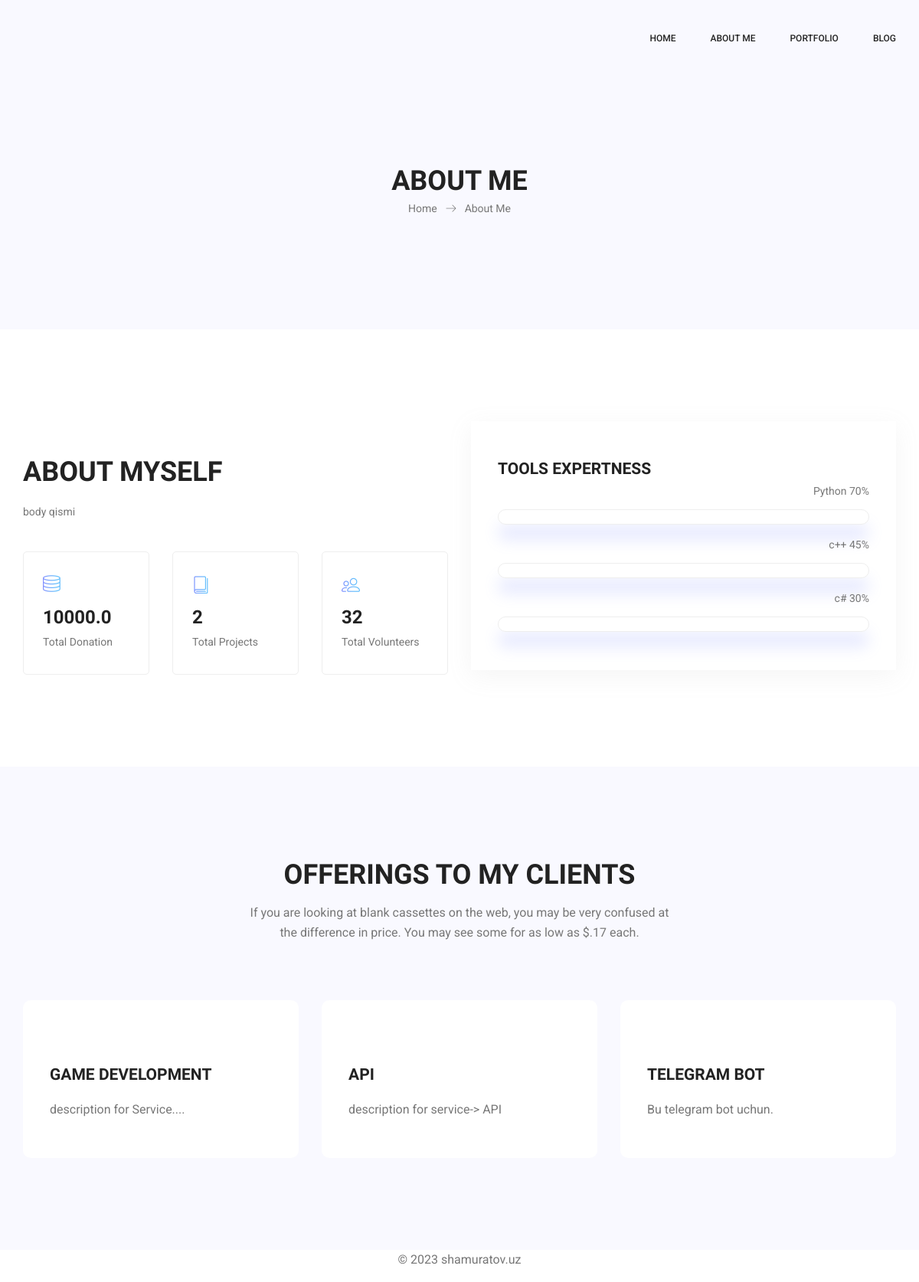
/about, run on the app's committed database.
### app/models.py (models this page shows, shortened)
class About(models.Model):
 body = models.TextField()
 amount = models.FloatField()
 project_count = models.IntegerField()
 customer_count = models.IntegerField()

class Skill(models.Model):
 name = models.CharField(max_length=50)
 percentage = models.IntegerField(default=0)
 order = models.IntegerField(default=0)

class Service(models.Model):
 name = models.CharField(max_length=50)
 icon = models.CharField(max_length=50)
 order = models.IntegerField()
 description = models.TextField()

### app/views.py (the view)
# urls.py: path('about', about_me),
def about_me(request):
    about = About.objects.last()
    offers = Service.objects.all()
    skills = Skill.objects.order_by('order')
    return render(request, 'about-us.html',
                   {
                     'about': about,
                     'skills':skills,
                     'offers': offers
                     })

### templates/about-us.html (shortened to what this page needs)
{% extends "base.html" %}
{% load static %}
{% load bootstrap5 %}
{% block content %}
        <section class="banner_area">
            <div class="banner_inner d-flex align-items-center">
				<div class="container">
					<div class="banner_content text-center">
						<h2>About Me</h2>
						<div class="page_link">
							<a href="/">Home</a>
							<a href="/about">About Me</a>
						</div>
					</div>
				</div>
            </div>
        </section>
        <section class="welcome_area p_120">
        	<div class="container">
        		<div class="row welcome_inner">
        			<div class="col-lg-6">
        				<div class="welcome_text">
        					<h4>About Myself</h4>
        					<p>{{about.body}}
                            </p>
        					<div class="row">
        						<div class="col-sm-4">
        							<div class="wel_item">
        								<i class="lnr lnr-database"></i>
        								<h4>{{about.amount}}</h4>
        								<p>Total Donation</p>
        							</div>
        						</div>
        						<div class="col-sm-4">
        							<div class="wel_item">
        								<i class="lnr lnr-book"></i>
        								<h4>{{about.project_count}}</h4>
        								<p>Total Projects</p>
        							</div>
        						</div>
        						<div class="col-sm-4">
        							<div class="wel_item">
        								<i class="lnr lnr-users"></i>
        								<h4>{{about.customer_count}}</h4>
        								<p>Total Volunteers</p>
        							</div>
        						</div>
        					</div>
        				</div>
        			</div>
        			<div class="col-lg-6">
        				<div class="tools_expert">
        					<h3>Tools Expertness</h3>
        					<div class="skill_main">
                                {% for skill in skills %}
								<div class="skill_item">
									<h4>{{ skill.name}} <span class="counter">{{ skill.percentage }}</span>%</h4>
									<div class="progress">
									</div>
								</div>
                                {% endfor %}
							</div>
        				</div>
        			</div>
        		</div>
        	</div>
        </section>
        <section class="feature_area p_120">
        	<div class="container">
        		<div class="main_title">
        			<h2>offerings to my clients</h2>
        			<p>If you are looking at blank cassettes on the web, you may be very confused at the difference in price. You may see some for as low as $.17 each.</p>
        		</div>
        		<div class="feature_inner row">
                    {% for offer in offers %}
        			<div class="col-lg-4 col-md-6">
        				<div class="feature_item">
        					<h4>{{ offer.name }}</h4>
        					<p>{{ offer.description }}</p>
        				</div>
        			</div>
                    {% endfor %}
        		</div>
        	</div>
        </section>
{% endblock %}

### data on the page
About: body "body qismi", amount "10000.0", project_count "2", customer_count "32"
Skill: name "Python", percentage "70"
Skill: name "c++", percentage "45"
Skill: name "c#", percentage "30"
Service: name "GAME DEVELOPMENT", description "description for Service...."
Service: name "API", description "description for service-> API"
Service: name "TELEGRAM BOT", description "Bu telegram bot uchun."
